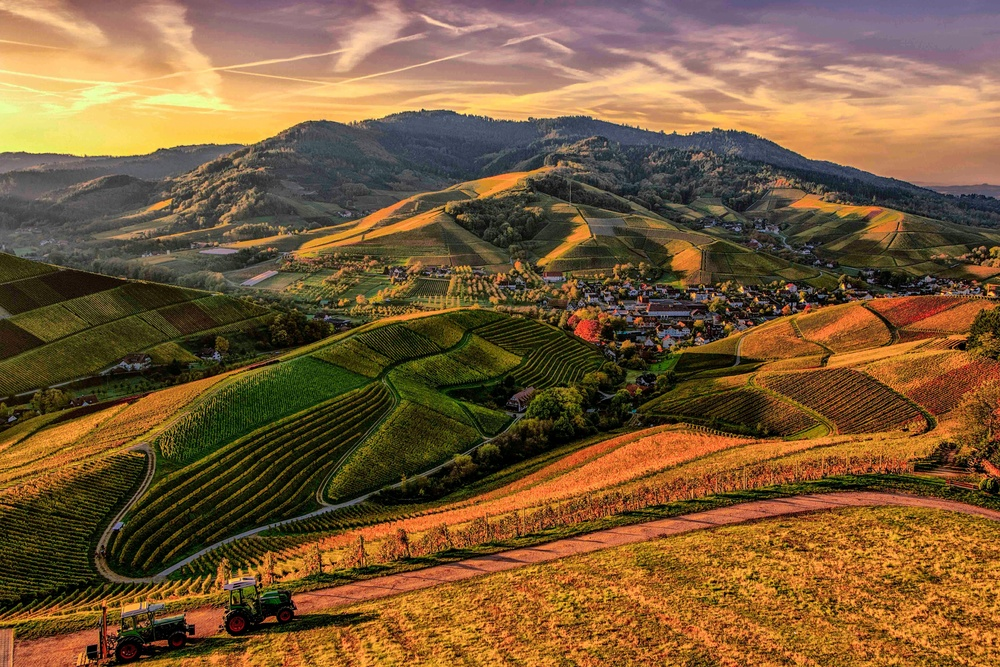
#> input picture References/Image_Samples/sample01.jpg, 1000 x 667 px, shrunk from 5472 x 3648 before the run
$ python rgb2gray_for_matplotlib.py
#> lines starting #> are read from the running program, lines starting #| are printed output that depends on the picture
from matplotlib import pyplot
import copy

img_location = input('Enter the location of the image:\n')
#> the answer given: ../Image_Samples/sample01.jpg

img1 = pyplot.imread(img_location)
#> img1 is the input picture: shape (667, 1000, 3); mean R, G, B 122.7, 91.6, 55.8

window, canvas = pyplot.subplots(2, 2)


def lightness(img1):
    img = copy.deepcopy(img1)
    height, width, channel = img1.shape
#> height = 667; width = 1000; channel = 3
    for i in range(width):
        for j in range(height):
            red = img1[i][j][0]
            green = img1[i][j][1]
            blue = img1[i][j][2]
            maximum = max(red, green, blue)
            minimum = min(red, green, blue)
            average = (maximum + minimum)/2
            if channel == 3:
                img[i][j] = [average, average, average]
            else:
                img[i][j] = [average, average, average, img[i][j][3]]
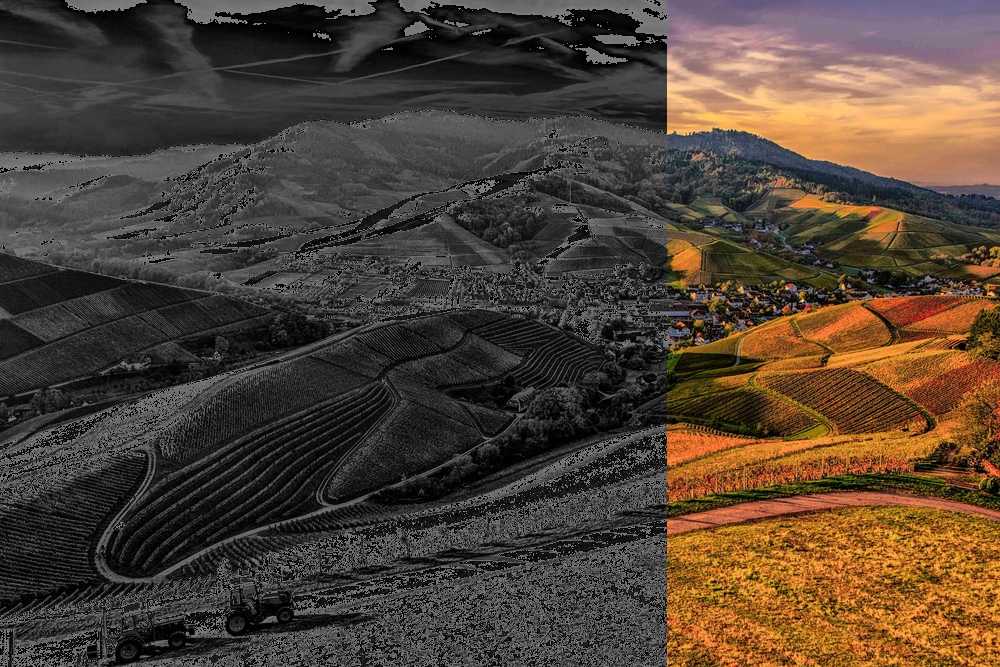
#> img: shape (667, 1000, 3); mean R, G, B 80.8, 66.4, 54.1
    return img


def average(img1):
    img = copy.deepcopy(img1)
    height, width, channel = img1.shape
    for i in range(width):
        for j in range(height):
            red = img1[i][j][0]
            green = img1[i][j][1]
            blue = img1[i][j][2]
            average = (red + green + blue)/3
            if channel == 3:
                img[i][j] = [average, average, average]
            else:
                img[i][j] = [average, average, average, img[i][j][3]]
    return img


def luminousity(img1):
    img = copy.deepcopy(img1)
    height, width, channel = img1.shape
    for i in range(width):
        for j in range(height):
            red = img1[i][j][0]
            green = img1[i][j][1]
            blue = img1[i][j][2]
            average = 0.299*red + 0.587*green + 0.114*blue
            if channel == 3:
                img[i][j] = [average, average, average]
            else:
                img[i][j] = [average, average, average, img[i][j][3]]
    return img


canvas[0, 0].imshow(img1)
canvas[0, 0].set_title('Original image')
#> (the run stopped early here; a loop or call above may not have finished)
